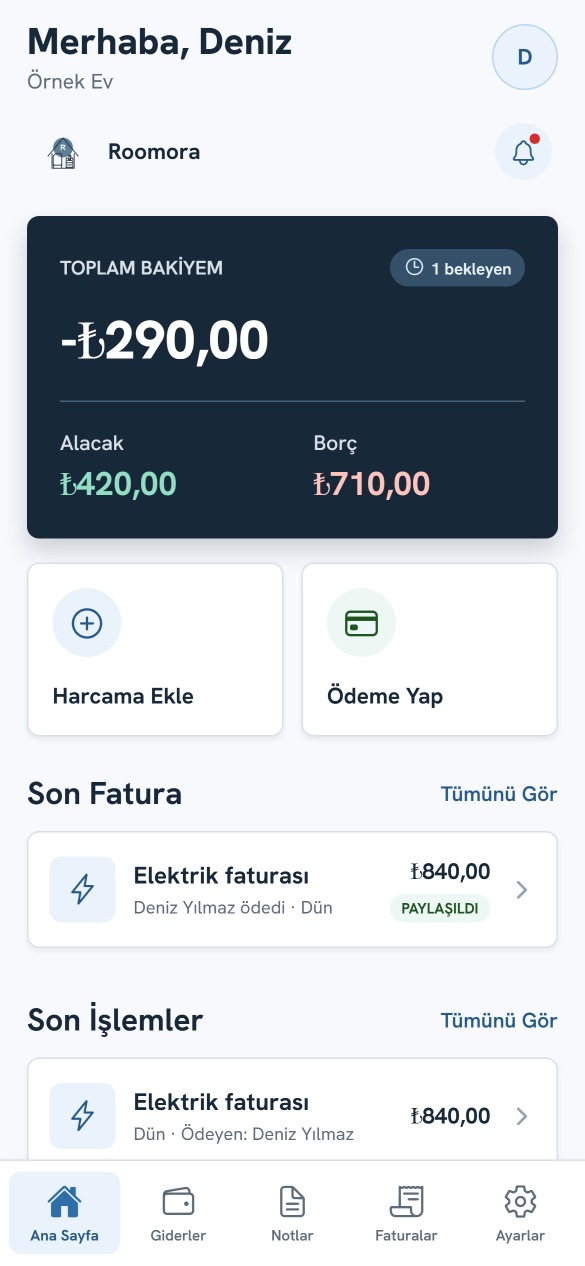
#> input picture media/store/home-tr-01-home.png, 1170 x 2532 px (shown at 1/2 size)
$ python make-guides.py
#> lines starting #> are read from the running program, lines starting #| are printed output that depends on the picture
"""Create localized narrated walkthroughs from private-free demo app captures."""

import base64
import subprocess
from pathlib import Path

from PIL import Image, ImageDraw, ImageFont


ROOT = Path(__file__).resolve().parents[1]
STORE = ROOT / "media" / "store"
OUT = ROOT / "media" / "video"
OUT.mkdir(parents=True, exist_ok=True)
FONT = "C:/Windows/Fonts/segoeui.ttf"
BOLD = "C:/Windows/Fonts/segoeuib.ttf"
W, H = 1920, 1080


def scenes(language):
    if language == "tr":
        return [
            ("Roomora ile net hesap", "Evde ve gezide ortak harcamaları tek yerde gör.", "Roomora'da ev veya gezi grubunu açarak başla. Ana sayfada toplam borcunu, alacağını ve son işlemleri görürsün.", "home-tr-01-home.png"),
            ("Harcamayı ekle", "Tutarı, adı ve kategoriyi gir.", "Harcama Ekle ekranında örneğin haftalık market için dokuz yüz altmış lira yaz. Harcama adını ve market kategorisini seç.", "home-tr-03-add-expense.png"),
            ("Kim ödedi? Kimler paylaşıyor?", "Yalnız ilgili kişileri seç; pay otomatik hesaplanır.", "Ödeyen kişiyi seç. Sonra harcamanın kimler için olduğunu belirle. Bu örnekte Deniz ödüyor, Ece ve Mert eşit paylaşıyor. Kişi başı dört yüz seksen lira. Deniz paylaşıma dahil değil.", "home-tr-07-selected-split.png"),
            ("Kaydetmeden önce kontrol et", "Seçimler formda görünür; kayıt sen onaylayınca oluşur.", "Tutarı, kategoriyi, ödeyeni ve katılımcıları kontrol et. Harcama ancak ekleme düğmesine bastığında kaydedilir. Sonra gider geçmişinde görünür.", "home-tr-02-expenses.png"),
            ("Faturaları takip et", "Ödenen faturayı ayrı, kişi borcunu ayrı gör.", "Elektrik, su, internet ve kira gibi giderler fatura ekranında toplanır. Fatura kuruma ödense bile ev arkadaşları arasındaki paylar borç olarak izlenir.", "home-tr-05-bills.png"),
            ("Kimin kime borcu var?", "Net bakiye ve kişi bazlı durum tek ekranda.", "Borç Alacak Özeti ekranında net durumunu ve kişi bazında açık bakiyeleri gör. Örneğin Ece'ye yedi yüz on lira borcun, Mert'ten dört yüz yirmi lira alacağın var.", "home-tr-04-balance.png"),
            ("Ödeme bildir ve onaylat", "Kısmi veya tam tutarı seç; karşı taraf onaylar.", "Ödeme Yap ekranında borçlu olduğun kişiyi ve tutarı seçip ödemeyi bildir. Bu bir banka transferi değildir. Karşı taraf uygulamadaki bildirimi onayladığında bakiye güncellenir.", "home-tr-06-payment.png"),
            ("Gezi için de kullan", "Otel, yemek ve ulaşımı aynı mantıkla bölüş.", "Roomora yalnız ev arkadaşları için değil. Gezi grubu kurup otel, yemek ve ulaşım harcamalarını kaydet. Her harcamayı sadece ilgili arkadaşlarla paylaş.", "trip-tr-02-expenses.png"),
        ]
    return [
        ("Clear shared balances", "Track shared spending at home or on a trip.", "Start by opening a home or trip group in Roomora. The home screen shows your balance, what you owe, what others owe you, and recent activity.", "home-en-01-home.png"),
        ("Add an expense", "Enter the amount, name, and category.", "On Add Expense, enter nine hundred and sixty lira for weekly groceries. Then choose a clear name and the groceries category.", "home-en-03-add-expense.png"),
        ("Choose the payer and participants", "Split only with the people involved.", "Choose who paid, then select who shares the expense. Here Deniz paid, while Ece and Mert split it equally. Each owes four hundred and eighty lira. Deniz is not included in this split.", "home-en-07-selected-split.png"),
        ("Review before saving", "Nothing is recorded until you confirm.", "Check the amount, category, payer, and participants. The expense is recorded only when you tap the add button. You can then find it in Expense History.", "home-en-02-expenses.png"),
        ("Track household bills", "Keep paid bills separate from member balances.", "Electricity, water, internet, and rent appear together under Bills. A bill can be paid to the provider while a member's share remains outstanding inside the group.", "home-en-05-bills.png"),
        ("See who owes whom", "Your net and person-by-person balances are clear.", "Balance Summary shows your net position and every open balance. In this example you owe Ece seven hundred and ten lira, and Mert owes you four hundred and twenty.", "home-en-04-balance.png"),
        ("Report and approve payments", "Choose a full or partial amount.", "In Make Payment, choose the person and amount, then report the payment. Roomora does not transfer money. The other person approves the report in the app, and the balance updates after approval.", "home-en-06-payment.png"),
        ("Take it on a trip", "Split hotels, meals, and transport too.", "Roomora is not only for roommates. Create a trip group and record the hotel, meals, or airport transfer. Share each expense only with the friends involved.", "trip-en-02-expenses.png"),
    ]


def voice_to_wav(text, lang, path):
    voice = "Microsoft Tolga" if lang == "tr" else "Microsoft Zira"
    escaped_text = text.replace("'", "''")
    escaped_path = str(path).replace("'", "''")
    script = (
        "Add-Type -AssemblyName System.Speech; "
        "$s=New-Object System.Speech.Synthesis.SpeechSynthesizer; "
        f"$s.SelectVoice('{voice}'); $s.Rate=0; "
        f"$s.SetOutputToWaveFile('{escaped_path}'); "
        f"$s.Speak('{escaped_text}'); $s.Dispose()"
    )
    encoded = base64.b64encode(script.encode("utf-16le")).decode("ascii")
    subprocess.run(["powershell", "-NoProfile", "-EncodedCommand", encoded], check=True, capture_output=True)


def wrap(draw, text, font, max_width):
    lines, current = [], ""
    for word in text.split():
        candidate = f"{current} {word}".strip()
        if current and draw.textbbox((0, 0), candidate, font=font)[2] > max_width:
            lines.append(current)
            current = word
        else:
            current = candidate
    if current:
        lines.append(current)
    return lines


def slide(index, title, subtitle, image_name, path):
#> called with index = 1, title = 'Roomora ile net hesap', image_name = 'home-tr-01-home.png'
    image = Image.new("RGB", (W, H), "#F7F9FC")
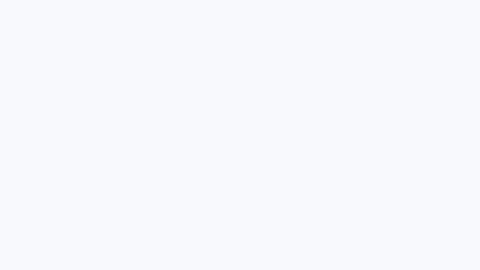
#> image: PIL image 1920x1080 RGB (shown at 1/4 size); mean R, G, B 247, 249, 252
    draw = ImageDraw.Draw(image)
    draw.rectangle((0, 0, 18, H), fill="#286593")
    draw.text((95, 70), "Roomora", font=ImageFont.truetype(BOLD, 46), fill="#182C3C")
    draw.text((95, 202), f"{index:02d} / 08", font=ImageFont.truetype(BOLD, 31), fill="#286593")
    y = 290
    for line in wrap(draw, title, ImageFont.truetype(BOLD, 76), 1060):
#> in wrap, `lines, current = [], ""`: current = ''
        draw.text((95, y), line, font=ImageFont.truetype(BOLD, 76), fill="#182C3C")
        y += 92
#> this loop made 1 pass
#> after the loop, y = 382
    y += 28
#> y = 410
    for line in wrap(draw, subtitle, ImageFont.truetype(FONT, 42), 1060):
        draw.text((95, y), line, font=ImageFont.truetype(FONT, 42), fill="#526675")
        y += 62
#> this loop made 1 pass
#> y on pass 1: 472
#> after the loop, y = 472
    draw.rectangle((95, 970, 1115, 978), fill="#D6E3EB")
    draw.rectangle((95, 970, 95 + 1020 * index / 8, 978), fill="#286593")
    shot = Image.open(STORE / image_name).convert("RGB")
#> shot is the input picture: PIL image 1170x2532 RGB; mean R, G, B 193.2, 199, 204.8
    shot.thumbnail((720, 1030), Image.Resampling.LANCZOS)
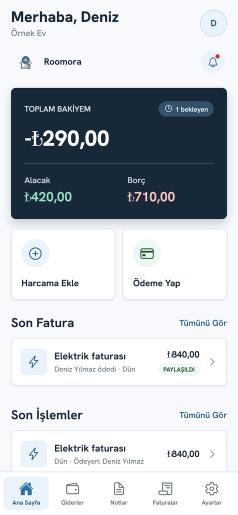
#> shot: PIL image 476x1030 RGB (shown at 1/2 size); mean R, G, B 193.1, 198.8, 204.6
    x = 1200 + (720 - shot.width) // 2
    image.paste(shot, (x, (H - shot.height) // 2))
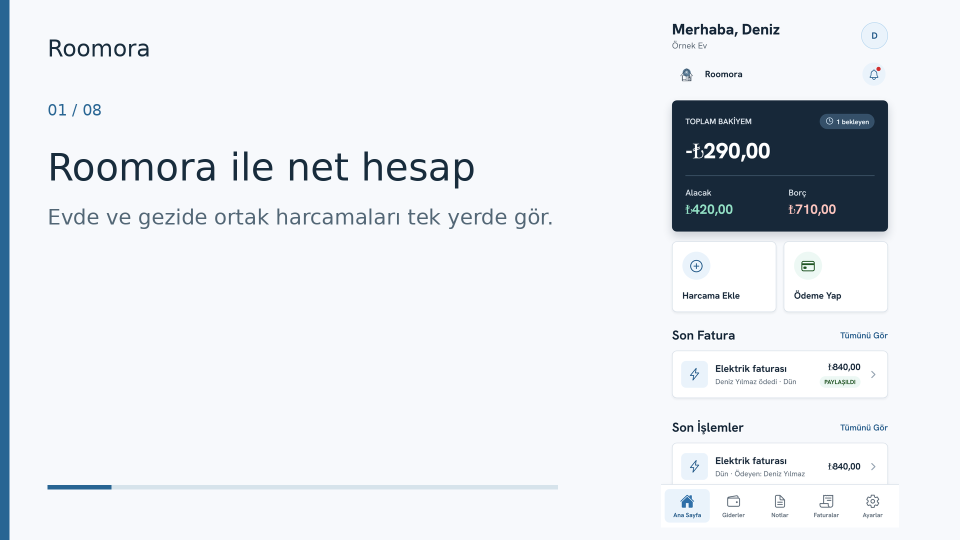
#> image: PIL image 1920x1080 RGB (shown at 1/2 size); mean R, G, B 229.6, 233.4, 237.7
    image.save(path, quality=95)


for lang in ("tr", "en"):
    segments = []
    for index, (title, subtitle, narration, screenshot) in enumerate(scenes(lang), 1):
        still = OUT / f"{lang}-{index:02d}.png"
        wav = OUT / f"{lang}-{index:02d}.wav"
        mp4 = OUT / f"{lang}-{index:02d}.mp4"
        slide(index, title, subtitle, screenshot, still)
        voice_to_wav(narration, lang, wav)
        subprocess.run([
            "ffmpeg", "-y", "-loglevel", "error", "-loop", "1", "-framerate", "12", "-i", str(still),
            "-i", str(wav), "-c:v", "libx264", "-preset", "ultrafast", "-crf", "25", "-pix_fmt", "yuv420p",
            "-c:a", "aac", "-b:a", "128k", "-shortest", "-movflags", "+faststart", str(mp4),
        ], check=True)
#> (this line was passed over: subprocess is not available in this run)
#> (the run stopped early here; a loop or call above may not have finished)

$ run again, with media/store/trip-en-01-home.png copied over media/store/home-tr-01-home.png
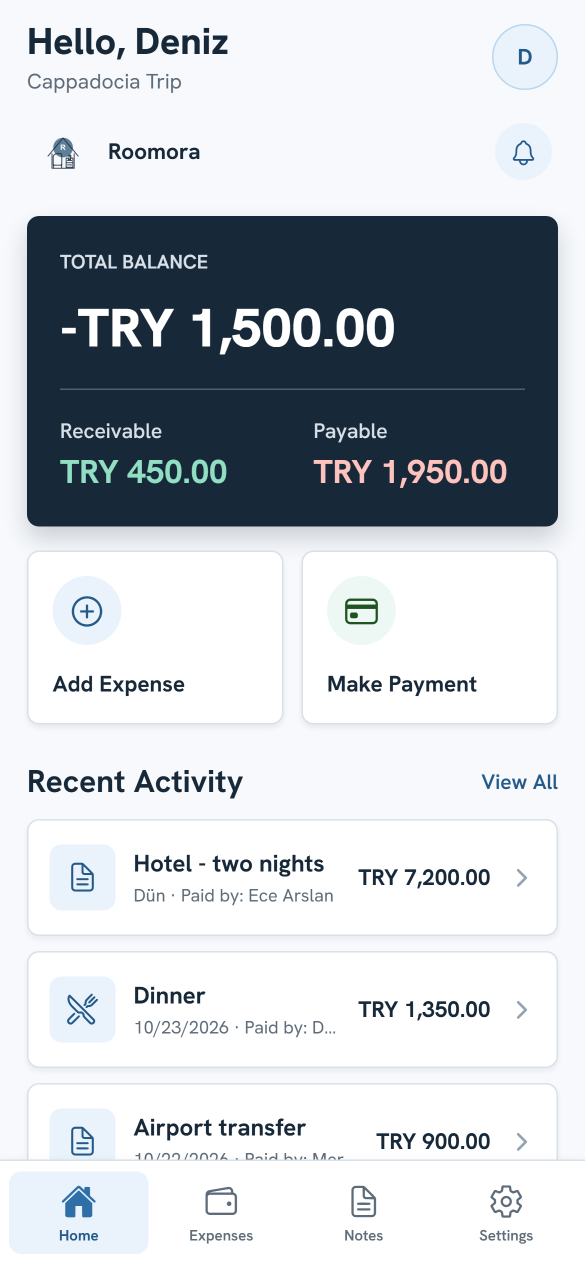
#> input picture media/store/trip-en-01-home.png, 1170 x 2532 px (shown at 1/2 size)
#> current = ''
#> the loop in slide, `for line in wrap(draw, title, ImageFont.truetype(BOLD, 76), 1060):` made 1 pass
#> (line, y) on pass 1: ('Roomora ile net hesap', 382)
#> after the loop in slide, `for line in wrap(draw, title, ImageFont.truetype(BOLD, 76), 1060):`: y = 382
#> in slide, `y += 28`: y = 410
#> the loop in slide, `for line in wrap(draw, subtitle, ImageFont.truetype(FONT, 42), 1060):` made 1 pass
#> y on pass 1: 472
#> after the loop in slide, `for line in wrap(draw, subtitle, ImageFont.truetype(FONT, 42), 1060):`: y = 472
#> in slide, shot is the input picture: PIL image 1170x2532 RGB; mean R, G, B 196.3, 201.7, 207.1
#> in slide, `shot.thumbnail((720, 1030), Image.Resampling.LANCZOS)`:
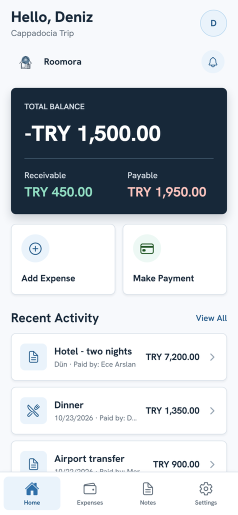
#> shot: PIL image 476x1030 RGB (shown at 1/2 size); mean R, G, B 196.1, 201.5, 206.9
#> in slide, `image.paste(shot, (x, (H - shot.height) // 2))`:
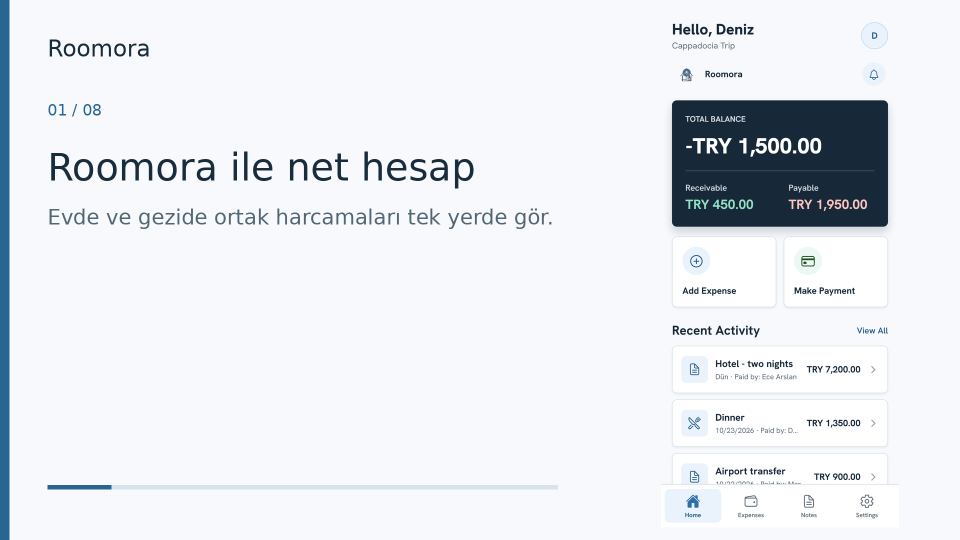
#> image: PIL image 1920x1080 RGB (shown at 1/2 size); mean R, G, B 230.3, 234, 238.2

$ run again, with media/store/trip-en-03-add-expense.png copied over media/store/home-tr-01-home.png
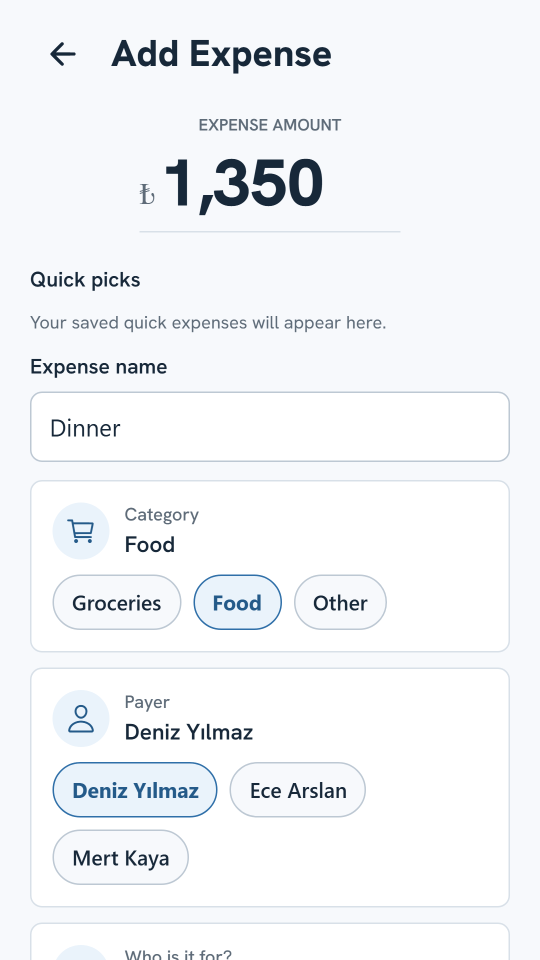
#> input picture media/store/trip-en-03-add-expense.png, 1080 x 1920 px (shown at 1/2 size)
#> current = ''
#> the loop in slide, `for line in wrap(draw, title, ImageFont.truetype(BOLD, 76), 1060):` made 1 pass
#> (line, y) on pass 1: ('Roomora ile net hesap', 382)
#> after the loop in slide, `for line in wrap(draw, title, ImageFont.truetype(BOLD, 76), 1060):`: y = 382
#> in slide, `y += 28`: y = 410
#> the loop in slide, `for line in wrap(draw, subtitle, ImageFont.truetype(FONT, 42), 1060):` made 1 pass
#> y on pass 1: 472
#> after the loop in slide, `for line in wrap(draw, subtitle, ImageFont.truetype(FONT, 42), 1060):`: y = 472
#> in slide, shot is the input picture: PIL image 1080x1920 RGB; mean R, G, B 242.7, 244.9, 247.6
#> in slide, `shot.thumbnail((720, 1030), Image.Resampling.LANCZOS)`:
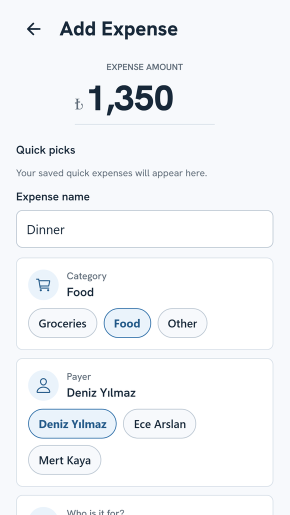
#> shot: PIL image 579x1030 RGB (shown at 1/2 size); mean R, G, B 242.6, 244.8, 247.5
#> in slide, `image.paste(shot, (x, (H - shot.height) // 2))`:
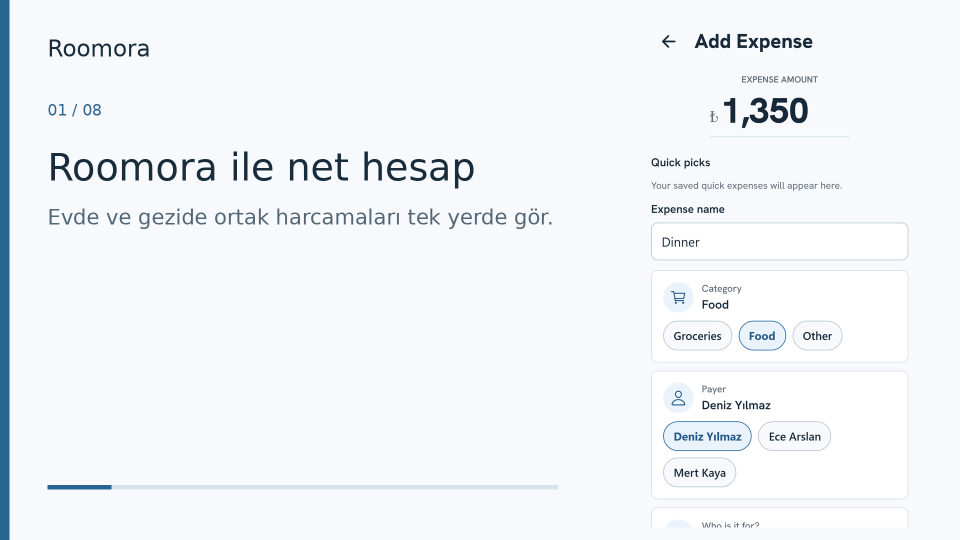
#> image: PIL image 1920x1080 RGB (shown at 1/2 size); mean R, G, B 241.1, 244, 247.6
